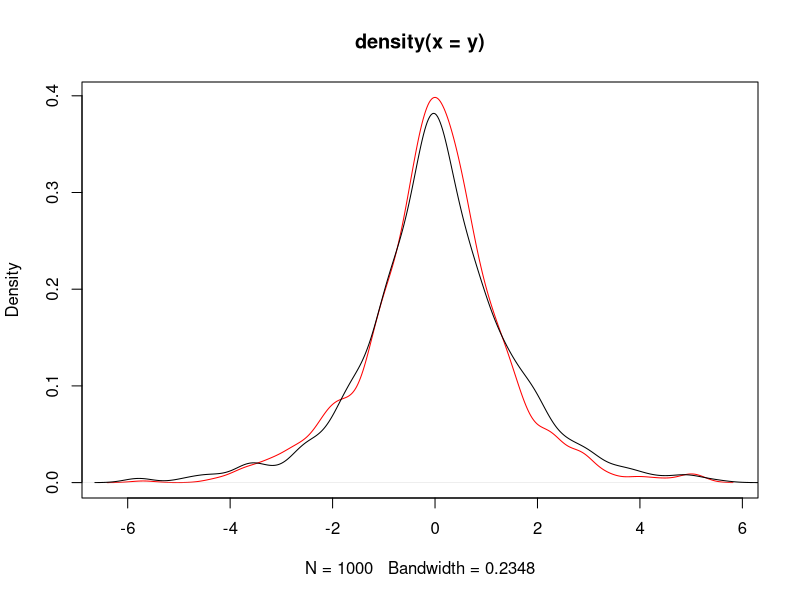
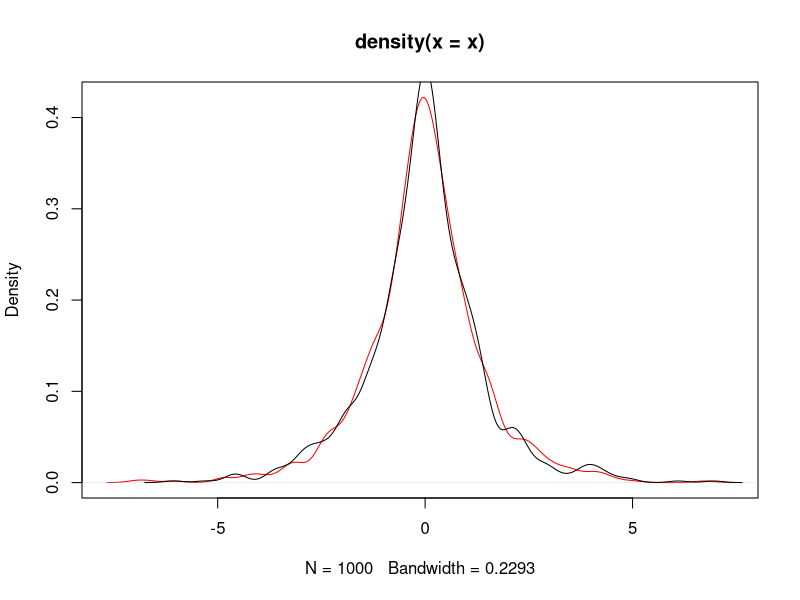
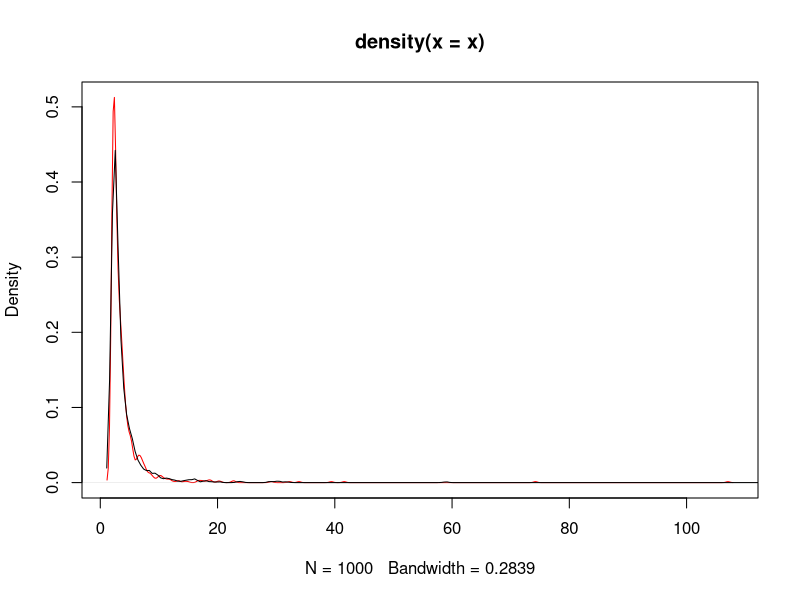
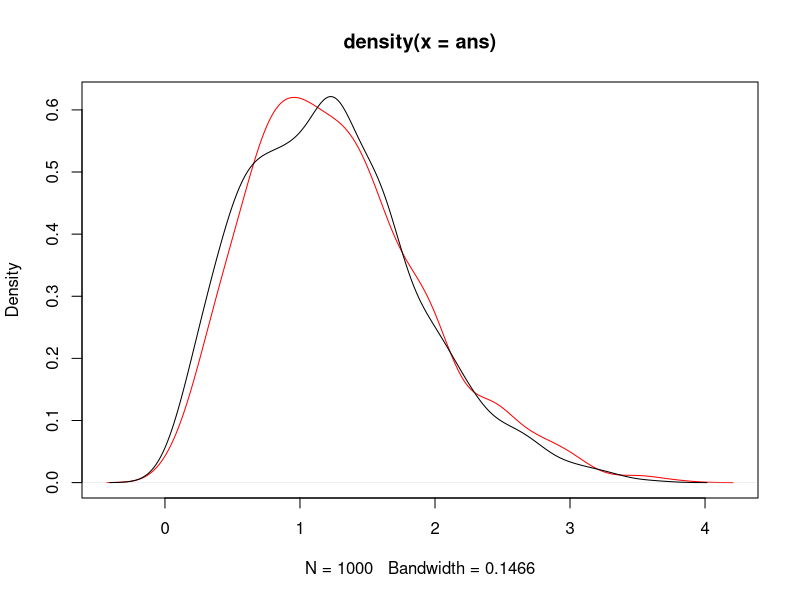
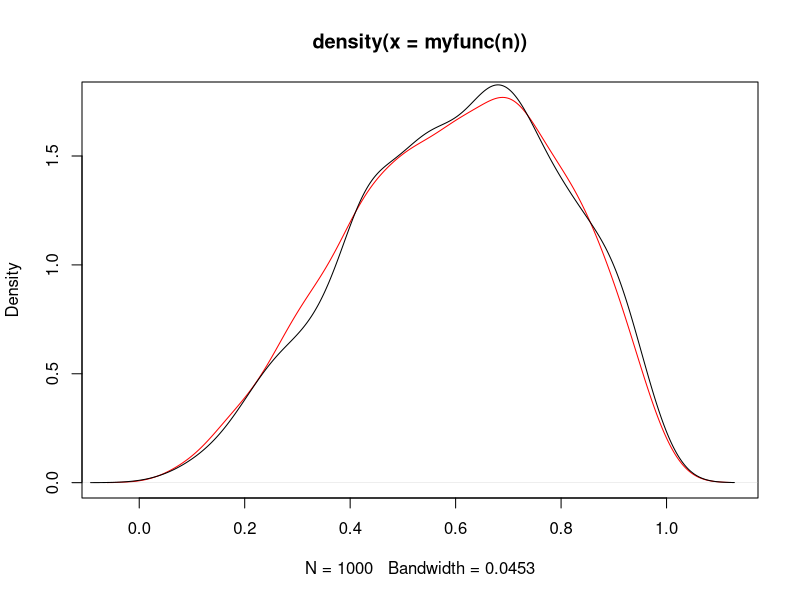

Here is the R script that generated these plots, in order: (Note: this script raises an error after producing the figures.)
# stat computing123

# 3.2 laplace distribution
# acceptance-rejection method
# f(x) = exp(-|x|)/2
# f(x) < 1/2
# g(x) = 1/12
# c = 6
# determine the upper and lower for x
-optim(0,function (x) -exp(-abs(x))/2)$value
uniroot(function (x) exp(-abs(x))/2 - 0.001,c(-10,0),tol = 1e-9)$root



n <- 1000;k <- j <- 0
y <- numeric(n)

while (k < n) {
  u <- runif(1)
  j <- j + 1
  x <- runif(1,-6,6)
  if (exp(-abs(x)) > u){
    k <- k+1
    y[k]  <- x
 } 
}
plot(density(y),col='red')
lines(density(VGAM::rlaplace(n)))
# the inverse transform method
# F^{-1}(p)= sgn(p-0.5)ln(1-2|p-0.5|)
set.seed(123)
p = runif(n)
x = -sign(p-0.5)*log(1-2*abs(p-0.5))
plot(density(x),col='red')
lines(density(VGAM::rlaplace(n)))

# exercise 3.3
# F(x) = 1 - (b/x)^a
# x = exp(log(b) - log(1-u)/a)
a <- b <- 2
u <- runif(n)
x = exp(log(b) - log(1-u)/a)
plot(density(x),col='red')
lines(density(VGAM::rpareto(n,2,2)))


# exercise 3.4:the rayleigh density
# F(x)=1-exp(-x^2/(2sigma^2))

library(VGAM)
n = 1000

scale = 1
ans <- scale * sqrt(-2 * log(runif(n)))

plot(density(ans),col='red')
lines(density(rrayleigh(n)))

# 3.5 
set.seed(123)
library(dplyr)
n <- 10^3
u = runif(n)
x = case_when(u <= 0.1 ~ 0,
              u > 0.1 & u <= 0.3 ~ 1,
              u > 0.3 & u <= 0.5 ~ 2,
              u > 0.5 & u <= 0.7 ~ 3,
              u > 0.7 & u <= 1 ~ 4)

y <- sample(0:4, size = n, replace = T, 
       prob = c(0.1,0.2,0.2,0.2,0.3))

rbind(table(x)/n,table(y)/n)

# 3.6 prove

# 3.7
# f(x) < 1.8
# c = 2


myfunc <- function(n) {
k <- j <- 0
y <- numeric(n)

while (k < n) {
  u <- runif(1)
  j <- j + 1
  x <- runif(1)
  if (6*x^2*(1-x) > u){
    k <- k+1
    y[k]  <- x
  } 
}
return(y)
}
plot(density(myfunc(n)),col='red')
lines(density(rbeta(n,3,2)))

# 3.8
rm(list=ls)
myfunc <- function(n,mu,sigma) exp(rnorm(n,mu,sigma))

n <- 10^3;mu <- 0;sigma <- 1

x <- myfunc(n,mu,sigma)
# please note :The log normal distribution has density

# f(x) = 1/(√(2 π) σ x) e^-((log x - μ)^2 / (2 σ^2))

# where μ and σ are the mean and standard deviation of the logarithm. 
# The mean is E(X) = exp(μ + 1/2 σ^2),
# and the variance Var(X) = exp(2*μ + σ^2)*(exp(σ^2) - 1)

plot(x,dlnorm(x,meanlog = mu + sigma^2/2,
              sdlog= 2*mu + sigma^2 - log(exp(sigma^2) - 1)),
     col='black')

lines(density(x),col='red')

# 3.9
rm(list=ls())
myfunc <- function(n){
  U1 <- runif(n,-1,1)
  U2 <- runif(n,-1,1)
  U3 <- runif(n,-1,1)
  return(ifelse(abs(U3) >= abs(U1) & abs(U3) >= abs(U2),U2,U3))
  
}
x <- myfunc(10^3)

plot(x,(1-x^2)*3/4,col='red')
lines(density(x))

# 3.11
rm(list=ls())
p1 <- 0.75;n=1000
y <- p1*rnorm(n) + (1-p1)*rnorm(n,mean = 3,sd = 1)
plot(density(y))

for ( i in seq(0.1,0.9,0.1)){
  lines(density(i*rnorm(n) + (1-i)*rnorm(n,mean = 3,sd = 1)),col= 10*i)
}

# 3.12
n = 10^3;beta=2;r=4
y = rexp(n,rgamma(1,shape = 4,rate = 2))

# 3.13
plot(density(y),col ='red')
lines(density(exp(log(beta)-log(runif(n))/r)-beta))

# 3.14
rm(list=ls())
rmvn.Choleski <-
  function(n, mu, Sigma) {
    # generate n random vectors from MVN(mu, Sigma)
    # dimension is inferred from mu and Sigma
    d <- length(mu)
    Q <- chol(Sigma) # Choleski factorization of Sigma
    Z <- matrix(rnorm(n*d), nrow=n, ncol=d)
    X <- Z %*% Q + matrix(mu, n, d, byrow=TRUE)
    X
  }

X <- rmvn.Choleski(200, mu = 0:2, 
                   Sigma = matrix(c(10,-5,5,-5,10,-5,5,-5,10)/10,
                                  nrow=3,byrow = T))
pairs(X)

cor(X)
apply(X,2,mean)


# 3.17
rmvn.Choleski <-
  function(n, mu, Sigma) {
    # generate n random vectors from MVN(mu, Sigma)
    # dimension is inferred from mu and Sigma
    d <- length(mu)
    Q <- chol(Sigma) # Choleski factorization of Sigma
    Z <- matrix(rnorm(n*d), nrow=n, ncol=d)
    X <- Z %*% Q + matrix(mu, n, d, byrow=TRUE)
    X
  }
X <- rmvn.Choleski(200, mu, Sigma)
pairs(X)

# 3.18
d = 5
(m2 <- matrix(1:d^2, 5, 5))
# lower.tri(m2)
m2[lower.tri(m2)] <- 0
m2

for ( i in 1:d) {
  for (j in i:d) {
    m2[i,j] = ifelse(i == j,sqrt(rchisq(1,d-i+1)),rnorm(1))
    
  }
}
m2


# Chapter 6
# 6.1
n <- 10^4
x <- runif(n,min = 0,max = pi/3)
theta_hat <- mean(sin(x))*pi/3
print(theta_hat)
print(cos(0)-cos(pi/3))

# 6.2
x <- seq(.1,2.5,length = 10)
m <- 10^4
u <- runif(m)
cdf <- numeric(length(x))
for (i in 1:length(x)){
  cdf[i] <-  mean(x[i]*exp(-(u*x[i])^2/2))/sqrt(2*pi)
  
}
phi <- pnorm(x)-pnorm(0)
print(round(rbind(x,cdf,phi),3))

x <- 2;m <- 10^4;z <- rnorm(m)
g <- (z < x); v <- mean((g - mean(z))^2)/m
cdf <- mean(g)
v;c(cdf - 1.96*sqrt(v),cdf + 1.96*sqrt(v))

# 6.3
set.seed(123)
rm(list = ls())
n <- 10^4;x <- runif(n,min = 0, max = 0.5)

theta.hat <- mean(exp(-x))/2

print(theta.hat);print(1- exp(-0.5))

b  <-  1/2;a  <-  0
var_g <- mean((exp(-x) - mean(exp(-x)))^2)
v <- var_g*(b - a)^2/n
v
# exponential
set.seed(123)
rm(list = ls())
n <- 10^4;x <- rexp(n)

theta.hat <- mean(exp(-x))/2

print(theta.hat);print(1- exp(-0.5))

b  <-  1/2;a  <-  0
var_g <- mean((exp(-x) - mean(exp(-x)))^2)
v <- var_g*(b - a)^2/n
v

# 6.4
rm(list = ls())
set.seed(123)

x <- c(1:9)/10
m <- 10^4
u <- runif(m)
cdf <- numeric(length(x))
for (i in 1:length(x)){
  g <- u^2*x[i]^3*(1 - u*x[i])^2
  cdf[i] <- gamma(6)*mean(g)/gamma(3)^2
}
phi <- pbeta(x,3,3)
print(round(rbind(x,cdf,phi),3))

# 6.5 

rm(list = ls())
set.seed(123)

x <- 2;m <- 10^4;z <- rnorm(m);g <- (z < x)
v <- mean((g-mean(g))^2)/m;v

g1 <- mean(z < x)
v1 <- g1*(1-g1)/m;
v;v1

# 6.6
rm(list = ls())
set.seed(123)
m <- 10^4
u <- runif(m)
cov(exp(u),exp(1-u))
var(exp(u));var(exp(1-u));var(exp(u) + exp(1-u))

# simple MC vs antithetic variates
x <- numeric()
MC.Phi <- function(R = 10^4, antithetic = TRUE) {
    u <- runif(R/2)
    if (!antithetic) v <- runif(R/2) else
      v <- 1 - u
    u <- c(u, v)
    g <- exp(u)
    x <- mean(g) 
  return(x)
}
m <- 10^3
MC1 <- MC2 <- numeric(m)

for (i in 1:m){
  MC1[i] <- MC.Phi(R = 10^3,antithetic = F)
  MC2[i] <- MC.Phi(R = 10^3,antithetic = T)
}

var(MC1)
var(MC2)
(1-var(MC2)/var(MC1))*100  #reduction in variance

# 6.9
rm(list = ls())
Rayleigh <- function(x, m = 10000, antithetic=TRUE){
  u <- runif(m/2)
  if (!antithetic)
    v <- runif(m/2)
  else
    v <- 1 - u
  u <- c(u,v)
  #calculate inv-cdf and varianace
  invcdf <- x * sqrt(-2 * log(u))
  invcdf
}

set.seed(123)
X1 <- Rayleigh(1.95, antithetic=FALSE)
X2 <- Rayleigh(1.95, antithetic=TRUE)
var(X1);var(X2)
# plot(density(X2))
# lines(density(VGAM::rrayleigh(10^4,scale = 1.95)))
set.seed(321)
X1prime <- Rayleigh(1.95, antithetic=FALSE)
X2prime <- Rayleigh(1.95, antithetic=T)
var(X1prime);var(X2prime)

(var(X1) - var(X2))/var(X1)
(var(X1prime) - var(X2prime))/var(X1prime)

# 6.10
# 7.1 Estimate the MSE of the level k trimmed means for random samples
# of size 20 generated from a standard Cauchy distribution. 
# (The target parameter θ is the center or median; the expected value does not exist.)
# Summarize the estimates of MSE in a table for k = 1,2,...,9.

n <- 20
m <- 1000
tmean <- numeric(m)
for (i in 1:m) {
  x <- sort(rcauchy(n))
  tmean[i] <- median(x[2:(n-1)]) # the estimate of theta is median, not mean
}
mse <- mean(tmean^2)
sqrt(sum((tmean- mean(tmean))^2)) / m

rm(list = ls())
n <- 20;K <- n/2- 1;m <- 1000
mse <- matrix(0, n/2, 2)

trimmed.mse <- function(n, m, k) {
  tmedian <- numeric(m)
  for (i in 1:m) {
    x <- sort(rcauchy(n))
    tmedian[i] <- median(x[(k+1):(n-k)]) 
  }
  mse.est <- mean(tmedian^2)
  se.mse <- sqrt(mean((tmedian-mean(tmedian))^2)) / sqrt(m)
  return(c(mse.est, se.mse))
}
for (k in 0:K) {
  mse[k+1, 1:2] <- trimmed.mse(n=n, m=m, k=k)
  }
mse


# 7.2 Plot the empirical power curve for the t-test in Example 7.9, changing
# the alternative hypothesis to H1 : µ /= 500, and keeping the significance
# level α = 0.05.
rm(list = ls())
n <- 20;m <- 1000
mu0 <- 500;sigma <- 100

mu <- c(seq(450, 650, 10)) #alternatives
M <- length(mu)
power <- numeric(M)
for (i in 1:M) {
  mu1 <- mu[i]
  pvalues <- replicate(m, expr = {
    #simulate under alternative mu1
    x <- rnorm(n, mean = mu1, sd = sigma)
    ttest <- t.test(x,
                    alternative = "two.sided", mu = mu0)
    ttest$p.value } )
  power[i] <- mean(pvalues <= .05)
}
se <- sqrt(power * (1-power) / m)

library(ggplot2)
df <- data.frame(mean=mu, power=power,
                 upper=power+2*se, lower=power-2*se)
ggplot(df, aes(x=mean, y=power)) +
  geom_line() +
  geom_vline(xintercept=500, lty=2) +
  geom_hline(yintercept=c(0,.05), lty=1:2) +
  geom_errorbar(aes(ymin=lower, ymax=upper), width = 0.2, lwd=1.5)


# 7.3 Plot the power curves for the t-test in Example 7.9 for sample sizes 10,
# 20, 30, 40, and 50, but omit the standard error bars. Plot the curves
# on the same graph, each in a different color or different line type, and
# include a legend. Comment on the relation between power and sample
# size.
rm(list = ls())
m <- 1000
mu0 <- 500;sigma <- 100

mu <- c(seq(450, 650, 10)) #alternatives
M <- length(mu)

power <- numeric(M);se <- numeric(M);
myfunc <- function(n) {
for (i in 1:M) {
  mu1 <- mu[i]
  pvalues <- replicate(m, expr = {
    #simulate under alternative mu1
    x <- rnorm(n, mean = mu1, sd = sigma)
    ttest <- t.test(x,
                    alternative = "two.sided", mu = mu0)
    ttest$p.value } )
  power[i] <- mean(pvalues <= .05)
    }
return(power)
}

plot(mu,myfunc(10),type = 'l',col = 1)
lines(mu,myfunc(20),type = 'l' ,col = 2)
lines(mu,myfunc(30),type = 'l',col = 3)
lines(mu,myfunc(40),type = 'l',col = 4)
lines(mu,myfunc(50),type = 'l',col = 5)

        
# 7.4 Suppose that X1,...,Xn are a random sample from a lognormal distri
# bution. Construct a 95% confidence interval for the parameter µ. Use a
# Monte Carlo method to obtain an empirical estimate of the confidence
# level when data is generated from standard lognormal.

rm(list = ls())
n <- 20; m <- 1000
alpha <- .05

UCL = numeric(m)
LCL = numeric(m)
for(i in 1:m){
  x <- log(rlnorm(n, meanlog = 0, sdlog = 1))
  cv <- qnorm(1-alpha/2)
  LCL[i] <- mean(x) - cv/sqrt(n)
  UCL[i] <- mean(x) + cv/sqrt(n)
}
sum(LCL < 0 & UCL > 0)
mean(LCL < 0 & UCL > 0)

        


# 7.6:Suppose a 95% symmetric t-interval is applied to estimate a mean,
# but the sample data are non-normal. Then the probability that the
# confidence interval covers the mean is not necessarily equal to 0.95. Use
# a Monte Carlo experiment to estimate the coverage probability of the
# t-interval for random samples of χ2(2) data with sample size n = 20.
# Compare your t-interval results with the simulation results in Example
# 7.4. (The t-interval should be more robust to departures from normality
#       than the interval for variance.)

alpha = 0.05
n = 20
m = 1000

UCL = numeric(m)
LCL = numeric(m)

for(i in 1:m)
{
  x = rchisq(n, 2) # compare with x = rnorm(n) + 2
  LCL[i] = mean(x) - qt(alpha / 2, df=n-1, lower.tail = FALSE)*sd(x)/sqrt(n)
  UCL[i] = mean(x) + qt(alpha / 2, df=n-1, lower.tail = FALSE)*sd(x)/sqrt(n)
}

mean(LCL < 2 & UCL > 2)



# 7.7:Estimate the 0.025, 0.05, 0.95, and 0.975 quantiles of the skewness
# √b1 under normality by a Monte Carlo experiment. 
# Compute the standard error of the estimates from (2.14) 
# using the normal approximation for the density (with exact variance formula). 
# Compare the estimated quantiles with the quantiles of the large sample approximation
# √b1 ≈ N(0, 6/n).

rm(list = ls())
sk <- function(x) {
  #computes the sample skewness coeff.
  xbar <- mean(x)
  m3 <- mean((x - xbar)^3)
  m2 <- mean((x - xbar)^2)
  return( m3 / m2^1.5 )
}

n <- 20;m <- 1000
y <- numeric(m)
for (i in 1:m) {
  x <- rnorm(n)
  y[i] <- sk(x)
}

quantile(y,probs = c(.025,.05,.95,.975))
qnorm(c(.025,.05,.95,.975),mean = 0, sd = sqrt(6*(n-2)/((n+1)*(n+3))))
qnorm(c(.025,.05,.95,.975),mean = 0, sd = sqrt(6/n))



# 7.8：Estimate the power of the skewness test of normality against 
# symmetric Beta(α, α) distributions and comment on the results. 
# Are the results different for heavy-tailed symmetric alternatives such as t(ν)?

alpha <- .1
n <- 30
m <- 2500

#critical value for the skewness test
cv <- qnorm(1-alpha/2, 0, sqrt(6*(n-2) / ((n+1)*(n+3))))

sk <- function(x) {
  #computes the sample skewness coeff.
  xbar <- mean(x)
  m3 <- mean((x - xbar)^3)
  m2 <- mean((x - xbar)^2)
  return( m3 / m2^1.5 )
}

mean(replicate(m, expr = {
  #simulate under alternative mu1
  x <- rnorm(n, mean = 0, sd = 1)
  as.integer(abs(sk(x)) >= cv)} ))

mean(replicate(m, expr = {
  #simulate under alternative mu1
  x <- rbeta(n, 0.5, 0.5)
  as.integer(abs(sk(x)) >= cv)} ))

mean(replicate(m, expr = {
  #simulate under alternative mu1
  x <- rt(n, 10)
  as.integer(abs(sk(x)) >= cv)} ))


# 7.9
# Refer to Example 7.16. Repeat the simulation, but also compute the
# F test of equal variance, at significance level αˆ = 0.055. Compare the
# power of the Count Five test and F test for small, medium, and large sample sizes. 
# (Recall that the F test is not applicable for non-normal distributions.)

# generate samples under H1 to estimate power
rm(list = ls())
count5test <- function(x, y) {
  X <- x - mean(x)
  Y <- y - mean(y)
  outx <- sum(X > max(Y)) + sum(X < min(Y))
  outy <- sum(Y > max(X)) + sum(Y < min(X))
  # return 1 (reject) or 0 (do not reject H0)
  return(as.integer(max(c(outx, outy)) > 5))
}
sigma1 <- 1
sigma2 <- 1.5
m <- 1000;n <- c(1,10,100)*20
myfunc <- function(i){
print(c(mean(replicate(m, expr={
  x <- rnorm(n[i], 0, sigma1)
  y <- rnorm(n[i], 0, sigma2)
  count5test(x, y)
})),
mean(replicate(m, expr={
  x <- rnorm(n[i], 0, sigma1)
  y <- rnorm(n[i], 0, sigma2)
  var.test(x, y,conf.level = 1- 0.055)$p.value
}))))
}
options(digits = 3)
myfunc(1)
myfunc(2)
myfunc(3)
